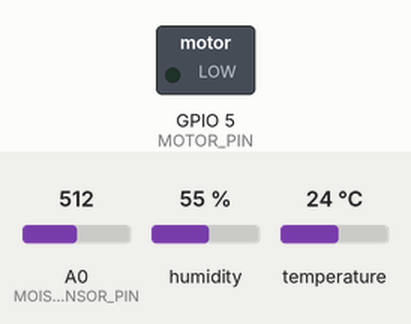
Bench run of a sketch on a simulated ESP8266 (NodeMCU). Shown: switched loads named in the sketch (green lamp = pin HIGH). The inputs (shaded band) are chosen by the test bench; at power-on: A0 (MOISTURE_SENSOR_PIN) = 512, humidity 55 %, temperature 24 °C. WiFi joins after 1.5 s; servers stay silent unless stated; no MQTT or app messages arrive unless stated; what the sketch prints to the serial monitor is not drawn.

Above: at 2.7 s.
2.8 s: A0 (MOISTURE_SENSOR_PIN) set to 687
6.8 s: A0 (MOISTURE_SENSOR_PIN) set to 718
At 10.1 s:
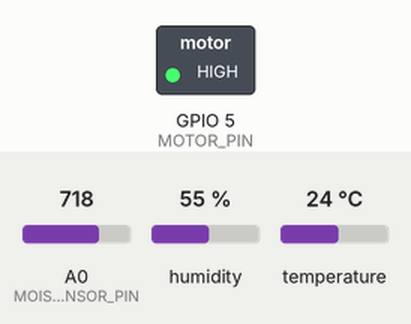
11.3 s: A0 (MOISTURE_SENSOR_PIN) set to 690
At 15.1 s:
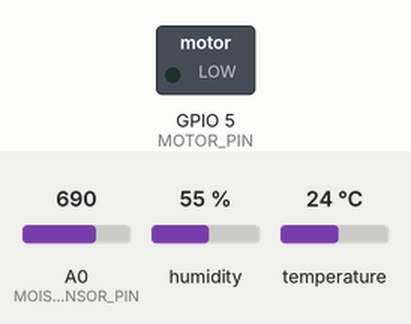
15.4 s: A0 (MOISTURE_SENSOR_PIN) set to 710
At 18.9 s:
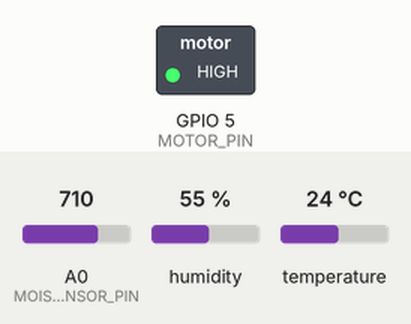
Timing chart, 0 to 20.4 s (numbered marks = the images above; inputs shaded):
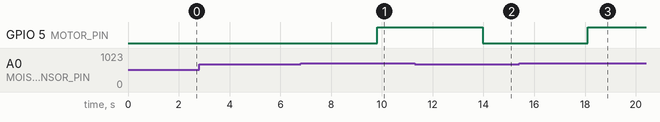

Measured:
- the behaviour switches between 700 and 701 on A0 (MOISTURE_SENSOR_PIN) (found by bisection; images 0 and 1)
- after the input at 2.8 s, every drawn part: stays the same
- after the input at 6.8 s, GPIO 5 (MOTOR_PIN): LOW → HIGH after 3.0 s
- after the input at 11.3 s, GPIO 5 (MOTOR_PIN): HIGH → LOW after 2.7 s
- after the input at 15.4 s, GPIO 5 (MOTOR_PIN): LOW → HIGH after 2.7 s

The sketch:

ada_irrigation.ino
```cpp
#include <ESP8266WiFi.h>
#include <Adafruit_MQTT.h>
#include <Adafruit_MQTT_Client.h>
#include <DHT.h>

#define MOISTURE_SENSOR_PIN A0
#define DHTPIN 2
#define DHTTYPE DHT11
#define MOTOR_PIN 5
#define THRESHOLD_MOISTURE 700

#define WIFI_SSID "Home"
#define WIFI_PASS "88888888"
#define AIO_SERVER "io.adafruit.com"
#define AIO_SERVERPORT 1883
#define AIO_USERNAME "dhanu2703"
#define AIO_KEY "aio_XFfb82W8beBzpPt2UGPj2766N5wC"

DHT dht(DHTPIN, DHTTYPE);
WiFiClient client;
Adafruit_MQTT_Client mqtt(&client, AIO_SERVER, AIO_SERVERPORT, AIO_USERNAME, AIO_KEY);

void setup() {
  pinMode(MOISTURE_SENSOR_PIN, INPUT);
  pinMode(MOTOR_PIN, OUTPUT);

  Serial.begin(115200);
  delay(10);

  WiFi.begin(WIFI_SSID, WIFI_PASS);
  Serial.print("Connecting to ");
  Serial.print(WIFI_SSID);

  while (WiFi.status() != WL_CONNECTED) {
    delay(500);
    Serial.print(".");
  }

  Serial.println("WiFi connected");
  dht.begin();
}

void loop() {
  float humidity = dht.readHumidity();
  float temperature = dht.readTemperature();
  int moisture = analogRead(MOISTURE_SENSOR_PIN);

  if (isnan(humidity) || isnan(temperature)) {
    Serial.println("Failed to read from DHT sensor!");
    delay(1000);
    return;
  }

  publishToAdafruitIO(humidity, temperature);
  delay(2000);

  Serial.print("Moisture Level: ");
  Serial.println(moisture);
  Serial.print("Temperature: ");
  Serial.println(temperature);
  Serial.print("Humidity: ");
  Serial.println(humidity);

  if (moisture > THRESHOLD_MOISTURE) {
    digitalWrite(MOTOR_PIN, HIGH);
    Serial.println("Moisture above threshold!");
  } else {
    digitalWrite(MOTOR_PIN, LOW);
    Serial.println("Moisture below threshold.");
  }
}

void publishToAdafruitIO(float humidity, float temperature) {
  if (!mqtt.connected()) {
    int8_t ret;
    if ((ret = mqtt.connect()) != 0) {
      Serial.println("Error: Failed to connect to Adafruit IO");
      Serial.println(mqtt.connectErrorString(ret));
      return;
    }
  }

  Adafruit_MQTT_Publish humidityFeed = Adafruit_MQTT_Publish(&mqtt, AIO_USERNAME "/feeds/humidity");
  Adafruit_MQTT_Publish temperatureFeed = Adafruit_MQTT_Publish(&mqtt, AIO_USERNAME "/feeds/temperature");

  if (!humidityFeed.publish(humidity))
  {
    Serial.println("Error: Failed to publish humidity to Adafruit IO");
  }
  if (!temperatureFeed.publish(temperature))
  {
    Serial.println("Error: Failed to publish temperature to Adafruit IO");
  }
  mqtt.disconnect();
}
```

irrigation.ino
```cpp

```
